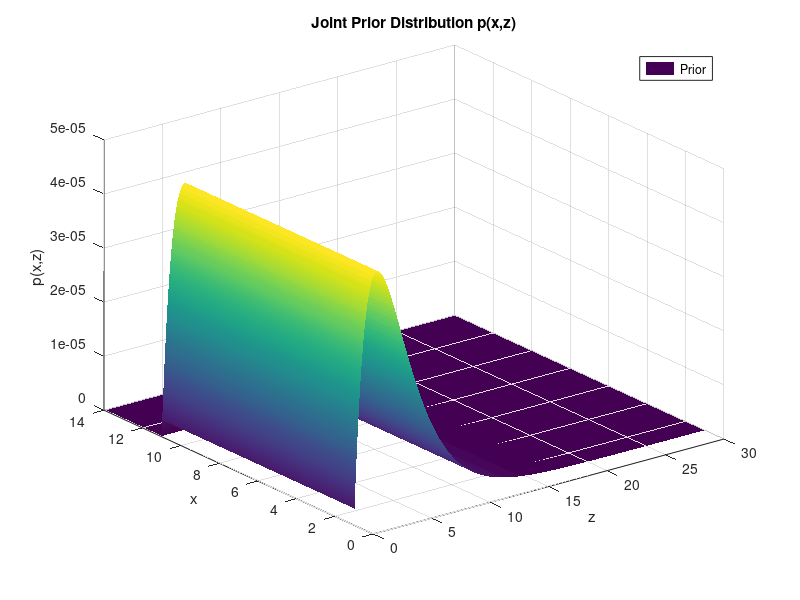

Source code (MATLAB): (Note: this script raises an error after producing the figure.)
clear; clc; close all

rng(500)
%% Define grid space + paramters

dx = 0.05;
x = 1:dx:14;
z = dx:dx:30;
a = 2;
b = 2;

Nx = length(x);
Nz = length(z);
%% Define prior grid dist

px = zeros(1,Nx);
px(x >= 1 & x <= 11) = 1/(11-1);

pz = (1/(b^a * gamma(a))) .* (z.^(a-1)) .* exp(-z./b);

P = zeros(Nx,Nz);

for i = 1:Nx
    for j = 1:Nz
        P(i,j) = px(i) * pz(j);
    end
end

P = P / sum(P(:));

[X,Z] = meshgrid(z,x);

figure
surf(X,Z,P,'DisplayName','Prior')
xlabel('z')
ylabel('x')
zlabel('p(x,z)')
title('Joint Prior Distribution p(x,z)')
shading interp
legend('Location','best')

%% Posterior Bayes Update

y = [91.56, 70.43, 108.67];
Ny = 3;

L = likelihood(y(1),x,z);

figure
surf(X,Z,L,'DisplayName','Likelihood')
xlabel('z')
ylabel('x')
zlabel('p(y|x,z)')
title('Likelihood Dist p(y|x,z)')
shading interp
legend('Location','best')

for i = 1:Ny
    Posterior = BayesUpdate(y(i),x,z,P, true,i);
    P = Posterior;
    MAP = getMAP(P,x,z);
    MMSE = getMMSE(P,x,z);
end

%% IS

px = zeros(1,Nx);
px(x >= 1 & x <= 11) = 1/(11-1);

pz = (1/(b^a * gamma(a))) .* (z.^(a-1)) .* exp(-z./b);

P = zeros(Nx,Nz);

for i = 1:Nx
    for j = 1:Nz
        P(i,j) = px(i) * pz(j);
    end
end

for i = 1:Ny-1
    Posterior = BayesUpdate(y(i),x,z,P, false,i);
    P = Posterior;
    MAP = getMAP(P,x,z);
    MMSE = getMMSE(P,x,z);
end

Ns = 500; % Sample Count

% Sample from prior
cdf_prior = cumsum(P(:));
random_values = rand(Ns, 1);
sample_indices = arrayfun(@(t) find(cdf_prior >= t, 1, 'first'), random_values);
[row_indices, col_indices] = ind2sub(size(P), sample_indices);

xi = x(row_indices);
zi = z(col_indices);

w = zeros(1,500);

for i = 1:Ns

%w(i) = likelihood(y(1),xi(i),zi(i))*likelihood(y(2),xi(i),zi(i))*likelihood(y(3),xi(i),zi(i));
w(i) = likelihood(y(3),xi(i),zi(i));

end

w = w./sum(w); % Normalize

% MMSE estimate
IS_MMSE = [0;0];
for i = 1:Ns
    IS_MMSE = IS_MMSE + w(i)*[zi(i);xi(i)];
end

figure; hold on
scatter3(xi, zi, w, 40, w, 'filled', 'DisplayName', 'Weighted Particles')
plot3([IS_MMSE(1) IS_MMSE(1)],[IS_MMSE(2) IS_MMSE(2)],[0 max(w)],'k--', 'DisplayName', 'IS MMSE')
xlim([1 14])
ylim([0 30])
xlabel('z')
ylabel('x')
zlabel('Importance Weight')
title('Importance Sampling Weighted Particles')

colorbar
colormap turbo
grid on
legend('Location','best')
view(3)
exportgraphics(gcf, "IS.png", 'Resolution', 200);

%% Helper Functions

function [L] = likelihood(y,x,z)

Nx = length(x);
Nz = length(z);
L = zeros(Nx,Nz);

for i = 1:Nx
    for j = 1:Nz
        % Out of bounds
        if y < x(i) || y > (x(i)+z(j))^2
            L(i,j) = 0;
            continue
        end

        L(i,j) = 1/((x(i)+z(j))^2-x(i));
    end
end
    
    
end

function [Posterior] = BayesUpdate(y,x,z,Prior, PLOT,i)

L = likelihood(y,x,z);

Posterior = Prior.*L;
fprintf("Value of Marginal P(y_1:N) = %d for meas 1:%i \n",sum(Posterior(:)),i)
Posterior = Posterior./(sum(Posterior(:)));



if PLOT
    MAP = getMAP(Posterior,x,z);
    MMSE = getMMSE(Posterior,x,z);
    [X,Z] = meshgrid(z,x);
    figure
    hold on
    surf(Z,X,Posterior,'DisplayName','Posterior')
    scatter3(MAP(1),MAP(2),MAP(3),'rx','DisplayName','MAP')
    plot3([MMSE(1) MMSE(1)],[MMSE(2) MMSE(2)],[0 MAP(3)],'k--','DisplayName','MMSE')
    xlabel('x')
    ylabel('z')
    zlabel('p(x,z|y)')
    title(sprintf('p(x,z | y_1...y_%d)',i))    
    shading interp
    legend('Location','best')
    view(3)
    exportgraphics(gcf, sprintf('Measurment_%d',i) +  ".png", 'Resolution', 200);
end
end

function [MAP] = getMAP(P,x,z)

    [peak,idx] = max(P(:));
    [row, col] = ind2sub(size(P), idx);
    [X,Z] = meshgrid(z,x);
    map_z = X(row,col);
    map_x = Z(row,col);

    MAP = [map_z;map_x;peak];

end

function [MMSE] = getMMSE(P,x,z)
[X,Z] = meshgrid(z,x);

z_mmse = sum(sum(P .* X));
x_mmse = sum(sum(P .* Z));

[~, ix] = min(abs(x - x_mmse));
[~, iz] = min(abs(z - z_mmse));

MMSE = [z_mmse; x_mmse; P(ix,iz)];

end
